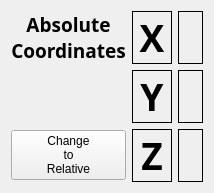
             <widget class="QWidget" name="page_38">
              <layout class="QGridLayout" name="gridLayout_34">
               <item row="0" column="1">
                <widget class="StatusLabel" name="statuslabel_37">
                 <property name="sizePolicy">
                  <sizepolicy hsizetype="Fixed" vsizetype="Preferred">
                   <horstretch>0</horstretch>
                   <verstretch>0</verstretch>
                  </sizepolicy>
                 </property>
                 <property name="minimumSize">
                  <size>
                   <width>40</width>
                   <height>0</height>
                  </size>
                 </property>
                 <property name="font">
                  <font>
                   <family>Bebas Kai</family>
                   <pointsize>28</pointsize>
                   <weight>75</weight>
                   <bold>true</bold>
                  </font>
                 </property>
                 <property name="styleSheet">
                  <string notr="true"/>
                 </property>
                 <property name="frameShape">
                  <enum>QFrame::Box</enum>
                 </property>
                 <property name="lineWidth">
                  <number>1</number>
                 </property>
                 <property name="text">
                  <string>X</string>
                 </property>
                 <property name="alignment">
                  <set>Qt::AlignCenter</set>
                 </property>
                 <property name="rules" stdset="0">
                  <string>[{&quot;channels&quot;: [{&quot;url&quot;: &quot;status:joint.0.homed&quot;, &quot;trigger&quot;: true}], &quot;property&quot;: &quot;Style Sheet&quot;, &quot;expression&quot;: &quot;'border-color: #00EE00' if ch[0] == 1 else ''&quot;, &quot;name&quot;: &quot;X Axis Homed&quot;}]</string>
                 </property>
                </widget>
               </item>
               <item row="0" column="2">
                <widget class="StatusLabel" name="statuslabel_41">
                 <property name="font">
                  <font>
                   <family>Bebas Kai</family>
                   <pointsize>28</pointsize>
                   <weight>75</weight>
                   <bold>true</bold>
                  </font>
                 </property>
                 <property name="frameShape">
                  <enum>QFrame::Box</enum>
                 </property>
                 <property name="alignment">
                  <set>Qt::AlignCenter</set>
                 </property>
                 <property name="rules" stdset="0">
                  <string>[{&quot;channels&quot;: [{&quot;url&quot;: &quot;position:abs?string&amp;axis=x&quot;, &quot;trigger&quot;: true}], &quot;property&quot;: &quot;Text&quot;, &quot;expression&quot;: &quot;ch[0]&quot;, &quot;name&quot;: &quot;Absolute Position&quot;}]</string>
                 </property>
                </widget>
               </item>
               <item row="1" column="1">
                <widget class="StatusLabel" name="statuslabel_38">
                 <property name="sizePolicy">
                  <sizepolicy hsizetype="Fixed" vsizetype="Preferred">
                   <horstretch>0</horstretch>
                   <verstretch>0</verstretch>
                  </sizepolicy>
                 </property>
                 <property name="minimumSize">
                  <size>
                   <width>40</width>
                   <height>0</height>
                  </size>
                 </property>
                 <property name="font">
                  <font>
                   <family>Bebas Kai</family>
                   <pointsize>28</pointsize>
                   <weight>75</weight>
                   <bold>true</bold>
                  </font>
                 </property>
                 <property name="frameShape">
                  <enum>QFrame::Box</enum>
                 </property>
                 <property name="text">
                  <string>Y</string>
                 </property>
                 <property name="alignment">
                  <set>Qt::AlignCenter</set>
                 </property>
                 <property name="rules" stdset="0">
                  <string>[{&quot;channels&quot;: [{&quot;url&quot;: &quot;status:joint.1.homed&quot;, &quot;trigger&quot;: true}], &quot;property&quot;: &quot;Style Sheet&quot;, &quot;expression&quot;: &quot;'border-color: #00EE00;' if ch[0] else ''&quot;, &quot;name&quot;: &quot;Y Axis Homed&quot;}]</string>
                 </property>
                </widget>
               </item>
               <item row="1" column="2">
                <widget class="StatusLabel" name="statuslabel_42">
                 <property name="font">
                  <font>
                   <family>Bebas Kai</family>
                   <pointsize>28</pointsize>
                   <weight>75</weight>
                   <bold>true</bold>
                  </font>
                 </property>
                 <property name="frameShape">
                  <enum>QFrame::Box</enum>
                 </property>
                 <property name="alignment">
                  <set>Qt::AlignCenter</set>
                 </property>
                 <property name="rules" stdset="0">
                  <string>[{&quot;channels&quot;: [{&quot;url&quot;: &quot;position:abs?string&amp;axis=y&quot;, &quot;trigger&quot;: true}], &quot;property&quot;: &quot;Text&quot;, &quot;expression&quot;: &quot;ch[0]&quot;, &quot;name&quot;: &quot;Absolute Position&quot;}]</string>
                 </property>
                </widget>
               </item>
               <item row="2" column="0">
                <widget class="QPushButton" name="pushButton_165">
                 <property name="text">
                  <string>Change
to
Relative</string>
                 </property>
                 <property name="page" stdset="0">
                  <number>0</number>
                 </property>
                 <attribute name="buttonGroup">
                  <string notr="true">droNavBtns</string>
                 </attribute>
                </widget>
               </item>
               <item row="2" column="1">
                <widget class="StatusLabel" name="statuslabel_39">
                 <property name="sizePolicy">
                  <sizepolicy hsizetype="Fixed" vsizetype="Preferred">
                   <horstretch>0</horstretch>
                   <verstretch>0</verstretch>
                  </sizepolicy>
                 </property>
                 <property name="minimumSize">
                  <size>
                   <width>40</width>
                   <height>0</height>
                  </size>
                 </property>
                 <property name="font">
                  <font>
                   <family>Bebas Kai</family>
                   <pointsize>28</pointsize>
                   <weight>75</weight>
                   <bold>true</bold>
                  </font>
                 </property>
                 <property name="frameShape">
                  <enum>QFrame::Box</enum>
                 </property>
                 <property name="text">
                  <string>Z</string>
                 </property>
                 <property name="alignment">
                  <set>Qt::AlignCenter</set>
                 </property>
                 <property name="rules" stdset="0">
                  <string>[{&quot;channels&quot;: [{&quot;url&quot;: &quot;status:joint.2.homed&quot;, &quot;trigger&quot;: true}], &quot;property&quot;: &quot;Style Sheet&quot;, &quot;expression&quot;: &quot;'border-color: #00EE00;' if ch[0] else ''&quot;, &quot;name&quot;: &quot;Z Axis Homed&quot;}]</string>
                 </property>
                </widget>
               </item>
               <item row="2" column="2">
                <widget class="StatusLabel" name="statuslabel_40">
                 <property name="font">
                  <font>
                   <family>Bebas Kai</family>
                   <pointsize>28</pointsize>
                   <weight>75</weight>
                   <bold>true</bold>
                  </font>
                 </property>
                 <property name="frameShape">
                  <enum>QFrame::Box</enum>
                 </property>
                 <property name="alignment">
                  <set>Qt::AlignCenter</set>
                 </property>
                 <property name="rules" stdset="0">
                  <string>[{&quot;channels&quot;: [{&quot;url&quot;: &quot;position:abs?string&amp;axis=z&quot;, &quot;trigger&quot;: true}], &quot;property&quot;: &quot;Text&quot;, &quot;expression&quot;: &quot;ch[0]&quot;, &quot;name&quot;: &quot;Absolute Position&quot;}]</string>
                 </property>
                </widget>
               </item>
               <item row="0" column="0">
                <widget class="QLabel" name="label_9">
                 <property name="font">
                  <font>
                   <family>Bebas Kai</family>
                   <pointsize>14</pointsize>
                   <weight>75</weight>
                   <bold>true</bold>
                  </font>
                 </property>
                 <property name="text">
                  <string>Absolute
Coordinates</string>
                 </property>
                 <property name="alignment">
                  <set>Qt::AlignCenter</set>
                 </property>
                </widget>
               </item>
              </layout>
             </widget>
